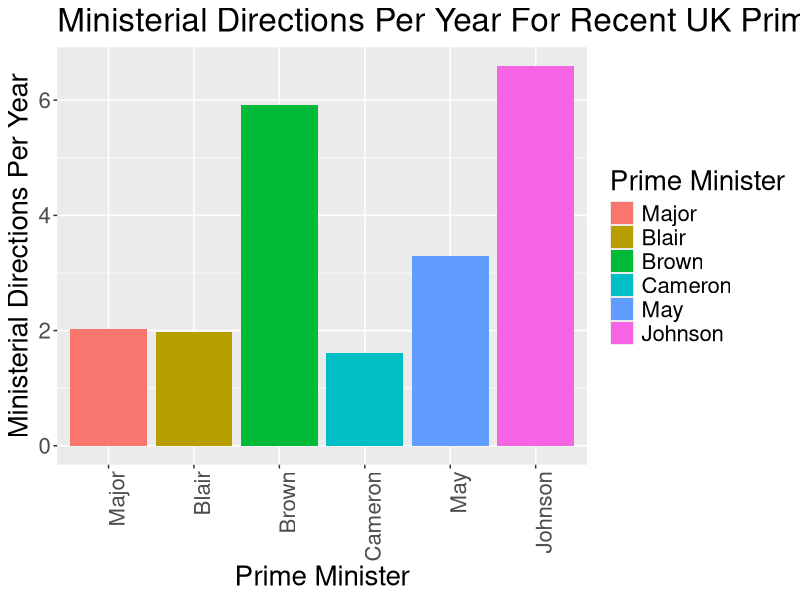
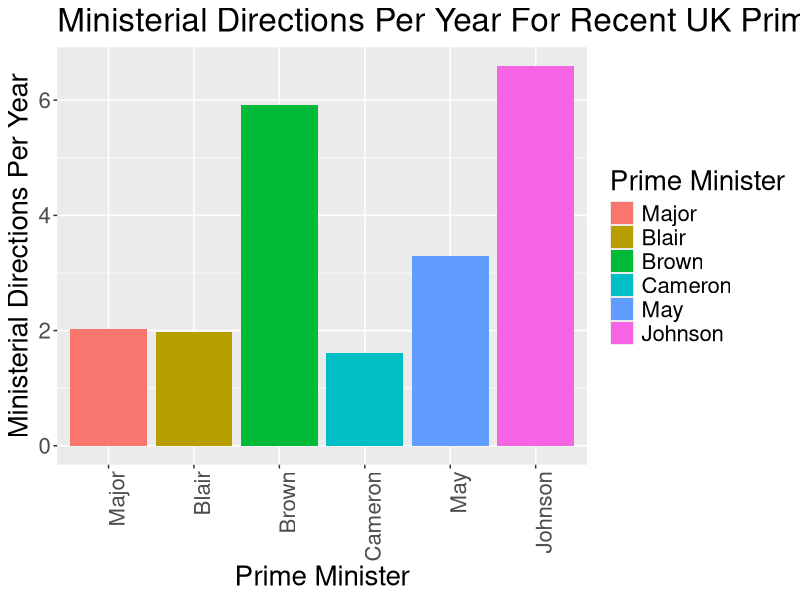

R code for these plots, in order:
#https://www.instituteforgovernment.org.uk/charts/ministerial-directions-department-over-time

library(lubridate)
library(dplyr)
library(ggplot2)
pm <- read.csv('directions.csv', strip.white = T, check.names = F)
pm$Start <- dmy(pm$Start)
pm$End <- dmy(pm$End)

pm$Duration <- as.numeric(pm$End-pm$Start)
pm$DirectionsPerYear <- 365*pm$`Number of ministerial directions`/pm$Duration

pm$`Prime Minister` <- factor(pm$`Prime Minister`, levels = pm$`Prime Minister`)
gg <- ggplot(data=pm)
ggbar <- geom_col(mapping=aes(x=`Prime Minister`, y=DirectionsPerYear, fill=`Prime Minister`))

gglabelsx <- xlab('Prime Minister')
gglabelsy <- ylab('Ministerial Directions Per Year')
ggtitles <- ggtitle('Ministerial Directions Per Year For Recent UK Prime Ministers')
ggt <- theme(text = element_text(size=20), axis.text.x = element_text(angle=90, hjust=1)) 

gg+ggbar+gglabelsx+gglabelsy+ggtitles+ggt
ggsave('ministerial_directions.png')

